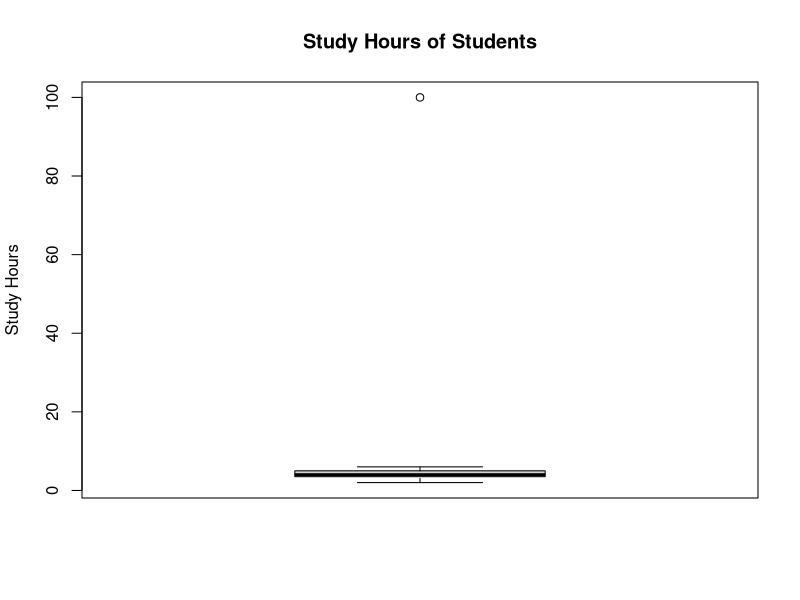

This chart was generated by the following R code:
students <- data.frame(
  Student_ID = c(1, 2, 3, 4, 2, 6, 7, 8),
  Study_Hours = c(2, 4, 3, NA, 4, 6, 100, 4),
  Marks = c(55, 70, 65, 60, 70, NA, 95, 72),
  Study_Method = c(
    "Online", "Books", "Online", "Books",
    "Books", "Online", "Online", "Books"
  )
)
head(students)
dim(students)
nrow(students)
ncol(students)
str(students)
summary(students)
colSums(is.na(students))
duplicated(students)
students[duplicated(students), ]
students_clean <- students[!duplicated(students), ]
students_clean
mean(students$Study_Hours, na.rm = TRUE)
boxplot(
  students$Study_Hours,
  main = "Study Hours of Students",
  ylab = "Study Hours"
)
Q1 <- quantile(students$Study_Hours, 0.25, na.rm = TRUE)
Q3 <- quantile(students$Study_Hours, 0.75, na.rm = TRUE)
iqr_value <- IQR(students$Study_Hours, na.rm = TRUE)
lower_limit <- Q1 - 1.5 * iqr_value
upper_limit <- Q3 + 1.5 * iqr_value
students$Study_Hours[
  !is.na(students$Study_Hours) &
    (
      students$Study_Hours < lower_limit |
        students$Study_Hours > upper_limit
    )
]
